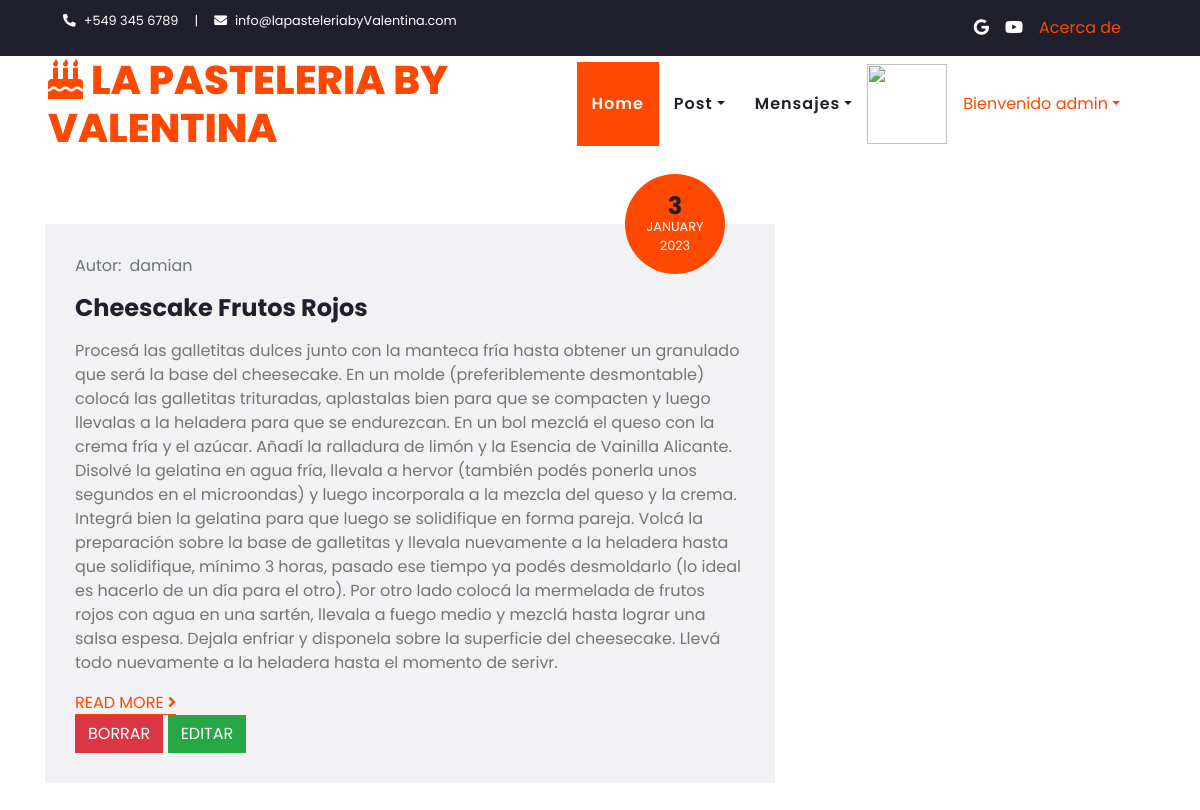
Before: /Blog/mispost/damian (signed in) with the older database file.
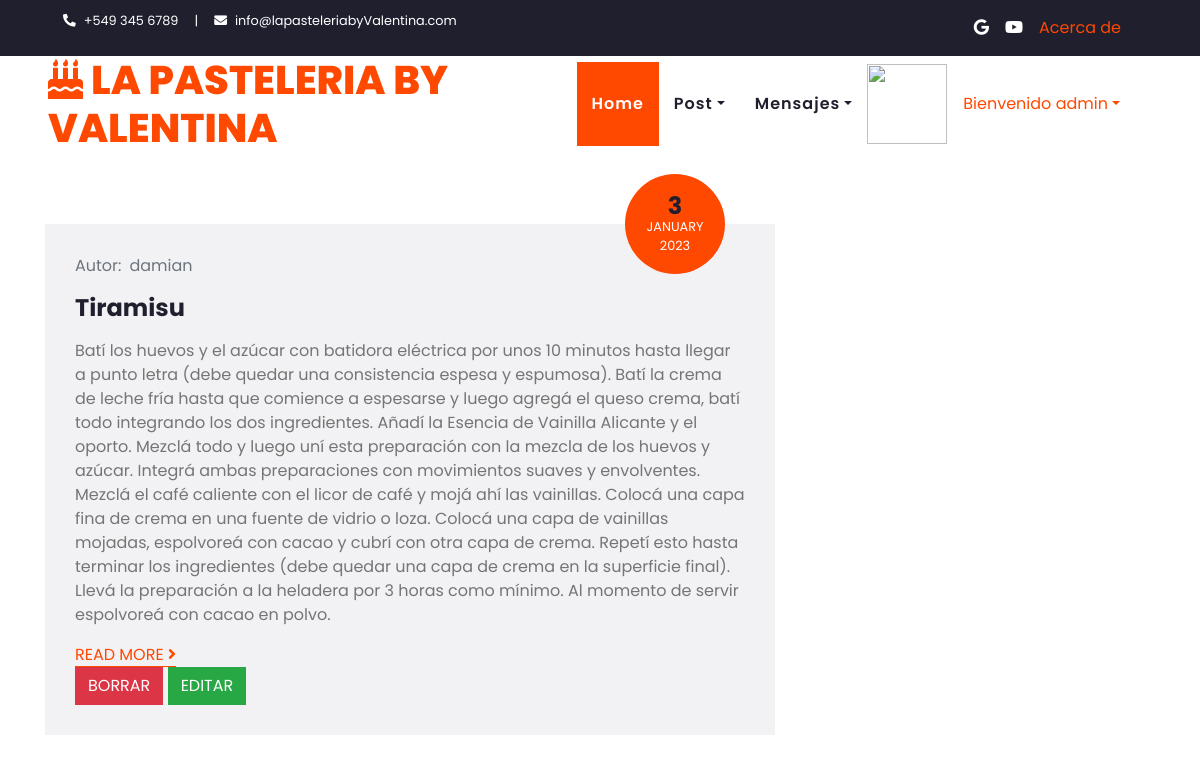
After: the same page with the newer database file.
### Blog/models.py (models this page shows, shortened)
class Post(models.Model):
    titulo = models.CharField(max_length=100)
    receta = RichTextField()
    imagenPost = models.ImageField(upload_to='posteo', blank=True)
    chef = models.CharField(max_length=50)
    fecha = models.DateField()

### Blog/views.py (the view)
# urls.py: path('mispost/<chef>', mispost, name="mispost"),
def mispost(request, chef):
    posteo = Post.objects.filter(chef=chef)
    if len(posteo) != 0:
        return render(request, "mispost.html", {"posteo": posteo, "imagen": obteneravatar(request)})
    else:
        return render(request, "mispost.html",
                      {"mensaje": f"No se encontraron Post", "posteo": posteo, "imagen": obteneravatar(request)})

### usuarios/views.py (called while the page is built)
@login_required
def obteneravatar(request):
    lista = Avatar.objects.filter(user=request.user)
    if len(lista)!=0:
       imagen=lista[0].imagen.url
    else:
        imagen="/media/avatar/imagenpordefecto.png"
    return imagen

### Blog/templates/mispost.html (shortened to what this page needs)
{% extends "padre.html" %}
{% load static %}
{% block body %}
    <div class="container py-5">
        <div class="row">
            <div class="col-lg-8">
                <div class="row">
                    {% for post in posteo %}
                        <div class="col-md-12 mb-3">
                            <div class="position-relative">
                                <div class="position-absolute bg-primary d-flex flex-column align-items-center justify-content-center rounded-circle"
                                     style="width: 100px; height: 100px; bottom: -50px; right: 50px;">
                                    <h4 class="font-weight-bold mb-n1">{{ post.fecha.day }}</h4>
                                    <small class="text-white text-uppercase">{{ post.fecha|date:'F' }}</small>
                                    <small class="text-white text-uppercase">{{ post.fecha.year }}</small>
                                </div>
                            </div>
                            <div class="bg-secondary mb-3" style="padding: 30px;">
                                <div class="d-flex mb-3">
                                    <div class="d-flex align-items-center">
                                        <a class="text-muted" href="">Autor: </a>
                                        <a class="text-muted ml-2" href="">{{ post.chef }}</a>
                                    </div>
                                </div>
                                <h4 class="font-weight-bold mb-3">{{ post.titulo }}</h4>
                                <p>{{ post.receta }}</p>
                                <a class="border-bottom border-primary text-uppercase text-decoration-none"
                                   href="{% url 'filtrarpost' post.titulo %}">Read More <i
                                        class="fa fa-angle-right"></i></a>
                                <div class="position-relative right">
                                    <a class="btn btn-danger"
                                       href="{% url 'borrarpost' post.titulo %}">BORRAR</a>
                                    <a class="btn btn-success"
                                       href="{% url 'editarpost' post.titulo %}">EDITAR</a>
                                </div>
                            </div>
                        </div>
                    {% endfor %}
                </div>
            </div>
        </div>
    </div>
{% endblock %}

Changed rows visible on the page:
removed Post: fecha.day "3", fecha "JANUARY", fecha.year "2023", chef "damian", titulo "Cheescake Frutos Rojos", receta "Procesá las galletitas dulces junto con la manteca fría hasta obtener un granulado que será la base del cheesecake. En un molde (preferiblemente desmontable) colocá las galletitas trituradas, aplastalas bien para que se compacten y luego llevalas a la heladera para que se endurezcan. En un bol mezclá el queso con la crema fría y el azúcar. Añadí la ralladura de limón y la Esencia de Vainilla Alicante. Disolvé la gelatina en agua fría, llevala a hervor (también podés ponerla unos segundos en el microondas) y luego incorporala a la mezcla del queso y la crema. Integrá bien la gelatina para que luego se solidifique en forma pareja. Volcá la preparación sobre la base de galletitas y llevala…"
added Post: fecha.day "3", fecha "JANUARY", fecha.year "2023", chef "damian", titulo "Tiramisu", receta "Batí los huevos y el azúcar con batidora eléctrica por unos 10 minutos hasta llegar a punto letra (debe quedar una consistencia espesa y espumosa). Batí la crema de leche fría hasta que comience a espesarse y luego agregá el queso crema, batí todo integrando los dos ingredientes. Añadí la Esencia de Vainilla Alicante y el oporto. Mezclá todo y luego uní esta preparación con la mezcla de los huevos y azúcar. Integrá ambas preparaciones con movimientos suaves y envolventes. Mezclá el café caliente con el licor de café y mojá ahí las vainillas. Colocá una capa fina de crema en una fuente de vidrio o loza. Colocá una capa de vainillas mojadas, espolvoreá con cacao y cubrí con otra capa de…"
